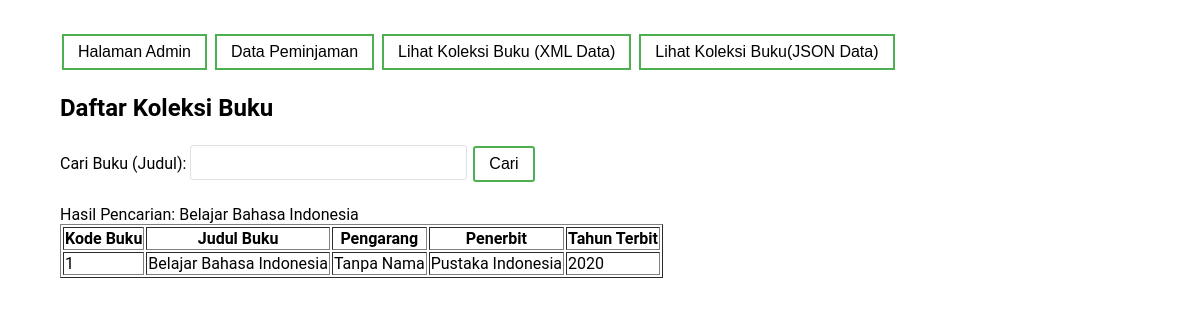
The page /tampil_buku.php?cari=Belajar Bahasa Indonesia (signed in) on the database its author committed.
### tables this page shows
CREATE TABLE `buku` (
  `kodebk` int(50) NOT NULL,
  `judul` varchar(100) NOT NULL,
  `pengarang` varchar(100) NOT NULL,
  `penerbit` varchar(100) NOT NULL,
  `thnterbit` int(10) NOT NULL
);

### tampil_buku.php (the view, shortened to what this page needs)
<?php
include("koneksi.php");
?>
<!DOCTYPE html>
<html lang="en">
<head>
    <link rel="stylesheet" href="sugar.css">
</head>
<body>
    <div class="container">
        <a href="dashboard.php"><button class="button button1" type="submit">Halaman Admin</button></a>
        <a href="peminjaman.php"><button class="button button1" type="submit">Data Peminjaman</button></a>
        <a href="buku_xml.php"><button class="button button1" type="submit">Lihat Koleksi Buku (XML Data)</button></a>
        <a href="buku_json.php"><button class="button button1" type="submit">Lihat Koleksi Buku(JSON Data)</button></a>
        <h2>Daftar Koleksi Buku</h2>
        <form action="" method="get">
            <label for="">Cari Buku (Judul): </label>
            <input type="text" name="cari" id="cari">
            <input class="button button1" type="submit" value="Cari">
        </form>
        <br>
        <?php
    if (isset($_GET['cari'])) {
    $cari = $_GET['cari'];
    echo "Hasil Pencarian: ".$cari;
    }
    ?>
        <table border="1">
            <tr>
                <th>Kode Buku</th>
                <th>Judul Buku</th>
                <th>Pengarang</th>
                <th>Penerbit</th>
                <th>Tahun Terbit</th>
            </tr>
            <?php
    if (isset($_GET['cari'])) {
        $cari = $_GET['cari'];
        $sql = "SELECT * FROM buku WHERE judul LIKE '%".$cari."%'";
        $tampil  = mysqli_query($connect, $sql);
    } else {
        $sql = "SELECT * FROM buku";
        $tampil = mysqli_query($connect, $sql);
    }
    $no = 1;
    while ($r = mysqli_fetch_array($tampil)) {
    ?>
            <tr>
                <td><?php echo $no++; ?></td>
                <td><?php echo $r['judul']; ?></td>
                <td><?php echo $r['pengarang']; ?></td>
                <td><?php echo $r['penerbit']; ?></td>
                <td><?php echo $r['thnterbit']; ?></td>
            </tr>
            <?php } ?>
        </table>
    </div>
</body>
</html>

### sugar.css (style rules this page uses)
body { font-family: "roboto"; }
.container { max-width: 1080px; margin: 20px auto; background: #fff; overflow: hidden; padding: 10px; }
input { padding: 5px; border: solid #e1e1e1 1px; border-radius: 3px; font-size: 15pt; }
.button { background-color: #4CAF50; border: none; color: white; padding: 7px 14px; text-align: center; text-decoration: none; display: inline-block; font-size: 16px; margin: 4px 2px; transition-duration: 0.4s; cursor: pointer; }
.button1 { background-color: white; color: black; border: 2px solid #4CAF50; }

### rows shown on the page
buku: judul "Belajar Bahasa Indonesia", pengarang "Tanpa Nama", penerbit "Pustaka Indonesia", thnterbit "2020"

### other values the page prints
$cari "Belajar Bahasa Indonesia"
